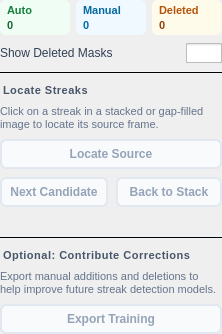
<?xml version="1.0" encoding="UTF-8"?>
<ui version="4.0">
 <class>reviewSettings</class>
 <widget class="QWidget" name="reviewSettings">
  <property name="geometry">
   <rect>
    <x>0</x>
    <y>0</y>
    <width>222</width>
    <height>334</height>
   </rect>
  </property>
  <layout class="QVBoxLayout" name="layout">
   <property name="spacing">
    <number>8</number>
   </property>
   <property name="leftMargin">
    <number>0</number>
   </property>
   <property name="topMargin">
    <number>0</number>
   </property>
   <property name="rightMargin">
    <number>0</number>
   </property>
   <property name="bottomMargin">
    <number>0</number>
   </property>
   <item>
    <layout class="QHBoxLayout" name="countsLayout">
     <property name="spacing">
      <number>6</number>
     </property>
     <item>
      <widget class="QFrame" name="statAuto">
       <property name="styleSheet">
        <string notr="true">background-color: #f0fdf4;
border-radius: 6px;
padding: 1px;

</string>
       </property>
       <layout class="QVBoxLayout" name="statAutoLayout">
        <property name="spacing">
         <number>0</number>
        </property>
        <property name="leftMargin">
         <number>2</number>
        </property>
        <property name="topMargin">
         <number>2</number>
        </property>
        <property name="rightMargin">
         <number>2</number>
        </property>
        <property name="bottomMargin">
         <number>2</number>
        </property>
        <item>
         <widget class="QLabel" name="statAutoTitle">
          <property name="styleSheet">
           <string notr="true">font-size: 11px;
font-weight: 600;
color: #15803d;</string>
          </property>
          <property name="text">
           <string>Auto</string>
          </property>
         </widget>
        </item>
        <item>
         <widget class="QLabel" name="statAutoNum">
          <property name="font">
           <font>
            <pointsize>-1</pointsize>
            <bold>true</bold>
           </font>
          </property>
          <property name="styleSheet">
           <string notr="true">font-size: 11px;
font-weight: bold;
color: #166534;</string>
          </property>
          <property name="text">
           <string>0</string>
          </property>
         </widget>
        </item>
       </layout>
      </widget>
     </item>
     <item>
      <widget class="QFrame" name="statManual">
       <property name="styleSheet">
        <string notr="true">background-color: #f0f9ff;
border-radius: 6px;
padding: 1px;</string>
       </property>
       <layout class="QVBoxLayout" name="statManualLayout">
        <property name="spacing">
         <number>0</number>
        </property>
        <property name="leftMargin">
         <number>2</number>
        </property>
        <property name="topMargin">
         <number>2</number>
        </property>
        <property name="rightMargin">
         <number>2</number>
        </property>
        <property name="bottomMargin">
         <number>2</number>
        </property>
        <item>
         <widget class="QLabel" name="statManualTitle">
          <property name="styleSheet">
           <string notr="true">font-size: 11px;
font-weight: 600;
color: #0369a1;</string>
          </property>
          <property name="text">
           <string>Manual</string>
          </property>
         </widget>
        </item>
        <item>
         <widget class="QLabel" name="statManualNum">
          <property name="styleSheet">
           <string notr="true">font-size: 11px;
font-weight: bold;
color: #0369a1;</string>
          </property>
          <property name="text">
           <string>0</string>
          </property>
         </widget>
        </item>
       </layout>
      </widget>
     </item>
     <item>
      <widget class="QFrame" name="statDeleted">
       <property name="styleSheet">
        <string notr="true">background-color: #fffbeb;
border-radius: 6px;
padding: 1px;</string>
       </property>
       <layout class="QVBoxLayout" name="statDeletedLayout">
        <property name="spacing">
         <number>0</number>
        </property>
        <property name="leftMargin">
         <number>2</number>
        </property>
        <property name="topMargin">
         <number>2</number>
        </property>
        <property name="rightMargin">
         <number>2</number>
        </property>
        <property name="bottomMargin">
         <number>2</number>
        </property>
        <item>
         <widget class="QLabel" name="statDeletedTitle">
          <property name="styleSheet">
           <string notr="true">font-size: 11px;
font-weight: 600;
color: #b45309;</string>
          </property>
          <property name="text">
           <string>Deleted</string>
          </property>
         </widget>
        </item>
        <item>
         <widget class="QLabel" name="statDeletedNum">
          <property name="styleSheet">
           <string notr="true">font-size: 11px;
font-weight: bold;
color: #92400e;</string>
          </property>
          <property name="text">
           <string>0</string>
          </property>
         </widget>
        </item>
       </layout>
      </widget>
     </item>
    </layout>
   </item>
   <item>
    <layout class="QHBoxLayout" name="showDeletedMasksLayout">
     <item>
      <widget class="QLabel" name="showDeletedMasksLabel">
       <property name="styleSheet">
        <string notr="true">color: #334155; font-size: 12px;</string>
       </property>
       <property name="text">
        <string>Show Deleted Masks</string>
       </property>
       <property name="buddy">
        <cstring>showDeletedMasks</cstring>
       </property>
      </widget>
     </item>
     <item alignment="Qt::AlignmentFlag::AlignRight">
      <widget class="QCheckBox" name="showDeletedMasks">
       <property name="cursor">
        <cursorShape>PointingHandCursor</cursorShape>
       </property>
       <property name="accessibleName">
        <string>Show Deleted Masks</string>
       </property>
       <property name="styleSheet">
        <string notr="true">QCheckBox#showDeletedMasks { spacing: 0px;}
QCheckBox#showDeletedMasks::indicator { width: 36px; height: 20px;}
QCheckBox#showDeletedMasks::indicator:unchecked { image: url(:/startrails/ui/switch_off.svg); }
QCheckBox#showDeletedMasks::indicator:checked { image: url(:/startrails/ui/switch_on.svg); }</string>
       </property>
       <property name="text">
        <string/>
       </property>
      </widget>
     </item>
    </layout>
   </item>
   <item>
    <widget class="QFrame" name="sepFindBrightest">
     <property name="styleSheet">
      <string notr="true">background-color: #f1f5f9;
max-height: 1px;</string>
     </property>
     <property name="frameShape">
      <enum>QFrame::Shape::HLine</enum>
     </property>
    </widget>
   </item>
   <item>
    <widget class="QLabel" name="findBrightestHeading">
     <property name="styleSheet">
      <string notr="true">font-size: 11px;
font-weight: 600;
color: #475569;
text-transform: uppercase;
letter-spacing: 0.5px;
margin-top: 2px;</string>
     </property>
     <property name="text">
      <string>Locate Streaks</string>
     </property>
    </widget>
   </item>
   <item>
    <widget class="QLabel" name="findBrightestHint">
     <property name="styleSheet">
      <string notr="true">font-size: 11px;
color: #64748b;
line-height: 1.3;</string>
     </property>
     <property name="text">
      <string>Click on a streak in a stacked or gap-filled image to locate its source frame.</string>
     </property>
     <property name="wordWrap">
      <bool>true</bool>
     </property>
    </widget>
   </item>
   <item>
    <widget class="QPushButton" name="findBrightest">
     <property name="enabled">
      <bool>false</bool>
     </property>
     <property name="cursor">
      <cursorShape>PointingHandCursor</cursorShape>
     </property>
     <property name="toolTip">
      <string>Select a stacked or gap-filled output, then click a streak to locate its original source images.</string>
     </property>
     <property name="styleSheet">
      <string notr="true">QPushButton#findBrightest {
    background-color: #ffffff;
    color: #1e293b;
    border: 2px solid #cbd5e1;
    border-radius: 6px;
    padding: 6px 12px;
    font-weight: 500;
    font-size: 12px;
}
QPushButton#findBrightest:hover {
    background-color: #f1f5f9;
    border-color: #94a3b8;
}
QPushButton#findBrightest:checked {
    background-color: #e0f2fe;
    color: #0369a1;
    border-color: #0369a1;
    font-weight: 600;
}
QPushButton#findBrightest:disabled {
    background-color: #f8fafc;
    color: #94a3b8;
    border-color: #e2e8f0;
}
QPushButton#findBrightest:focus:enabled { border-color: #0f172a; }</string>
     </property>
     <property name="text">
      <string>Locate Source</string>
     </property>
     <property name="checkable">
      <bool>true</bool>
     </property>
    </widget>
   </item>
   <item>
    <layout class="QHBoxLayout" name="sourceNavigationLayout">
     <item>
      <widget class="QPushButton" name="nextSource">
       <property name="text">
        <string>Next Candidate</string>
       </property>
       <property name="enabled">
        <bool>false</bool>
       </property>
       <property name="cursor">
        <cursorShape>PointingHandCursor</cursorShape>
       </property>
       <property name="styleSheet">
        <string notr="true">QPushButton#nextSource {
    background-color: #ffffff;
    color: #1e293b;
    border: 2px solid #cbd5e1;
    border-radius: 6px;
    padding: 6px 8px;
    font-size: 12px;
    font-weight: 500;
}
QPushButton#nextSource:hover {
    background-color: #f1f5f9;
    border-color: #94a3b8;
}
QPushButton#nextSource:disabled {
    background-color: #f8fafc;
    color: #94a3b8;
    border-color: #e2e8f0;
}
QPushButton#nextSource:focus:enabled { border-color: #0f172a; }</string>
       </property>
      </widget>
     </item>
     <item>
      <widget class="QPushButton" name="backToStack">
       <property name="text">
        <string>Back to Stack</string>
       </property>
       <property name="enabled">
        <bool>false</bool>
       </property>
       <property name="cursor">
        <cursorShape>PointingHandCursor</cursorShape>
       </property>
       <property name="styleSheet">
        <string notr="true">QPushButton#backToStack {
    background-color: #ffffff;
    color: #1e293b;
    border: 2px solid #cbd5e1;
    border-radius: 6px;
    padding: 6px 8px;
    font-size: 12px;
    font-weight: 500;
}
QPushButton#backToStack:hover {
    background-color: #f1f5f9;
    border-color: #94a3b8;
}
QPushButton#backToStack:disabled {
    background-color: #f8fafc;
    color: #94a3b8;
    border-color: #e2e8f0;
}
QPushButton#backToStack:focus:enabled { border-color: #0f172a; }</string>
       </property>
      </widget>
     </item>
    </layout>
   </item>
   <item>
    <widget class="QLabel" name="sourceLookupStatus">
     <property name="text">
      <string/>
     </property>
     <property name="wordWrap">
      <bool>true</bool>
     </property>
     <property name="styleSheet">
      <string notr="true">color: #64748b; font-size: 11px;</string>
     </property>
    </widget></item>
   <item>
    <widget class="QFrame" name="sep1">
     <property name="styleSheet">
      <string notr="true">background-color: #f1f5f9;
max-height: 1px;</string>
     </property>
     <property name="frameShape">
      <enum>QFrame::Shape::HLine</enum>
     </property>
    </widget>
   </item>
   <item>
    <widget class="QLabel" name="contributeHeading">
     <property name="styleSheet">
      <string notr="true">font-size: 11px;
font-weight: 600;
color: #475569;
text-transform: uppercase;
letter-spacing: 0.5px;
margin-top: 2px;</string>
     </property>
     <property name="text">
      <string>Optional: Contribute Corrections</string>
     </property>
    </widget>
   </item>
   <item>
    <widget class="QLabel" name="contributeHint">
     <property name="styleSheet">
      <string notr="true">font-size: 11px;
color: #64748b;
line-height: 1.3;</string>
     </property>
     <property name="text">
      <string>Export manual additions and deletions to help improve future streak detection models.</string>
     </property>
     <property name="wordWrap">
      <bool>true</bool>
     </property>
    </widget>
   </item>
   <item>
    <widget class="QPushButton" name="training">
     <property name="enabled">
      <bool>false</bool>
     </property>
     <property name="cursor">
      <cursorShape>PointingHandCursor</cursorShape>
     </property>
     <property name="toolTip">
      <string>Requires manually added or deleted streak masks.</string>
     </property>
     <property name="styleSheet">
      <string notr="true">QPushButton#training {
    background-color: #ffffff;
    color: #1e293b;
    border: 2px solid #cbd5e1;
    border-radius: 6px;
    padding: 6px 12px;
    font-weight: 500;
    font-size: 12px;
}
QPushButton#training:hover {
    background-color: #f1f5f9;
    border-color: #94a3b8;
}
QPushButton#training:disabled {
    background-color: #f8fafc;
    color: #94a3b8;
    border-color: #e2e8f0;
}
QPushButton#training:focus:enabled { border-color: #0f172a; }</string>
     </property>
     <property name="text">
      <string>Export Training</string>
     </property>
    </widget>
   </item>
  </layout>
 </widget>
 <resources>
  <include location="resources.qrc"/>
 </resources>
 <connections/>
</ui>
